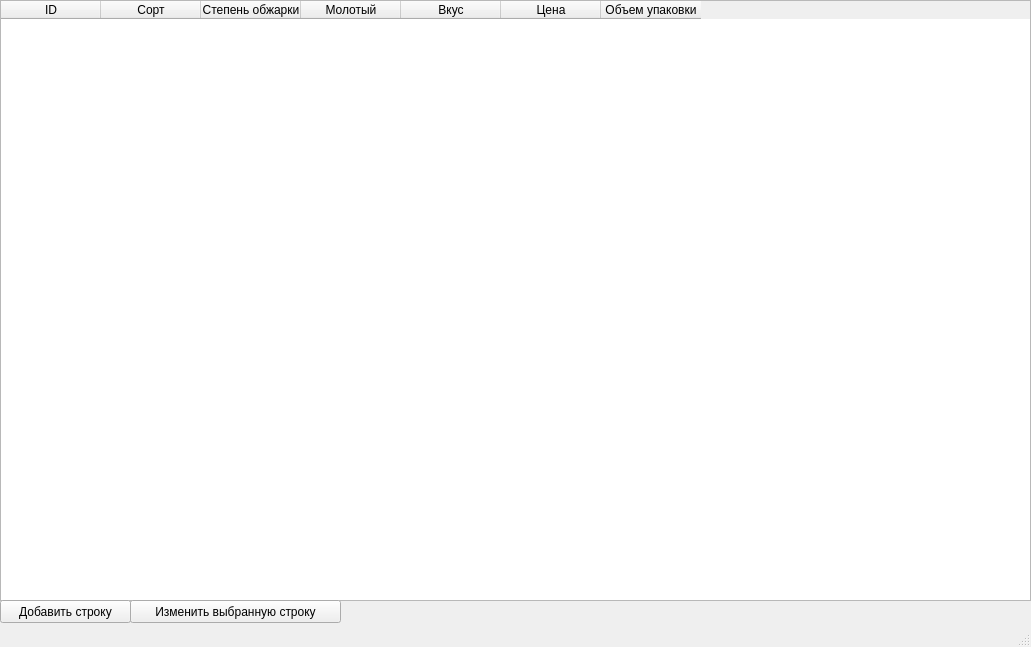
<?xml version="1.0" encoding="UTF-8"?>
<ui version="4.0">
 <class>MainWindow</class>
 <widget class="QMainWindow" name="MainWindow">
  <property name="geometry">
   <rect>
    <x>0</x>
    <y>0</y>
    <width>1031</width>
    <height>647</height>
   </rect>
  </property>
  <property name="windowTitle">
   <string>MainWindow</string>
  </property>
  <widget class="QWidget" name="centralwidget">
   <widget class="QTableWidget" name="tableWidget">
    <property name="geometry">
     <rect>
      <x>0</x>
      <y>0</y>
      <width>1031</width>
      <height>601</height>
     </rect>
    </property>
    <column>
     <property name="text">
      <string>ID</string>
     </property>
    </column>
    <column>
     <property name="text">
      <string>Сорт</string>
     </property>
    </column>
    <column>
     <property name="text">
      <string>Степень обжарки</string>
     </property>
    </column>
    <column>
     <property name="text">
      <string>Молотый</string>
     </property>
    </column>
    <column>
     <property name="text">
      <string>Вкус</string>
     </property>
    </column>
    <column>
     <property name="text">
      <string>Цена</string>
     </property>
    </column>
    <column>
     <property name="text">
      <string>Объем упаковки</string>
     </property>
    </column>
   </widget>
   <widget class="QPushButton" name="add_btn">
    <property name="geometry">
     <rect>
      <x>0</x>
      <y>600</y>
      <width>131</width>
      <height>23</height>
     </rect>
    </property>
    <property name="text">
     <string>Добавить строку</string>
    </property>
   </widget>
   <widget class="QPushButton" name="edit_btn">
    <property name="geometry">
     <rect>
      <x>130</x>
      <y>600</y>
      <width>211</width>
      <height>23</height>
     </rect>
    </property>
    <property name="text">
     <string>Изменить выбранную строку</string>
    </property>
   </widget>
  </widget>
  <widget class="QStatusBar" name="statusBar"/>
 </widget>
 <resources/>
 <connections/>
</ui>
